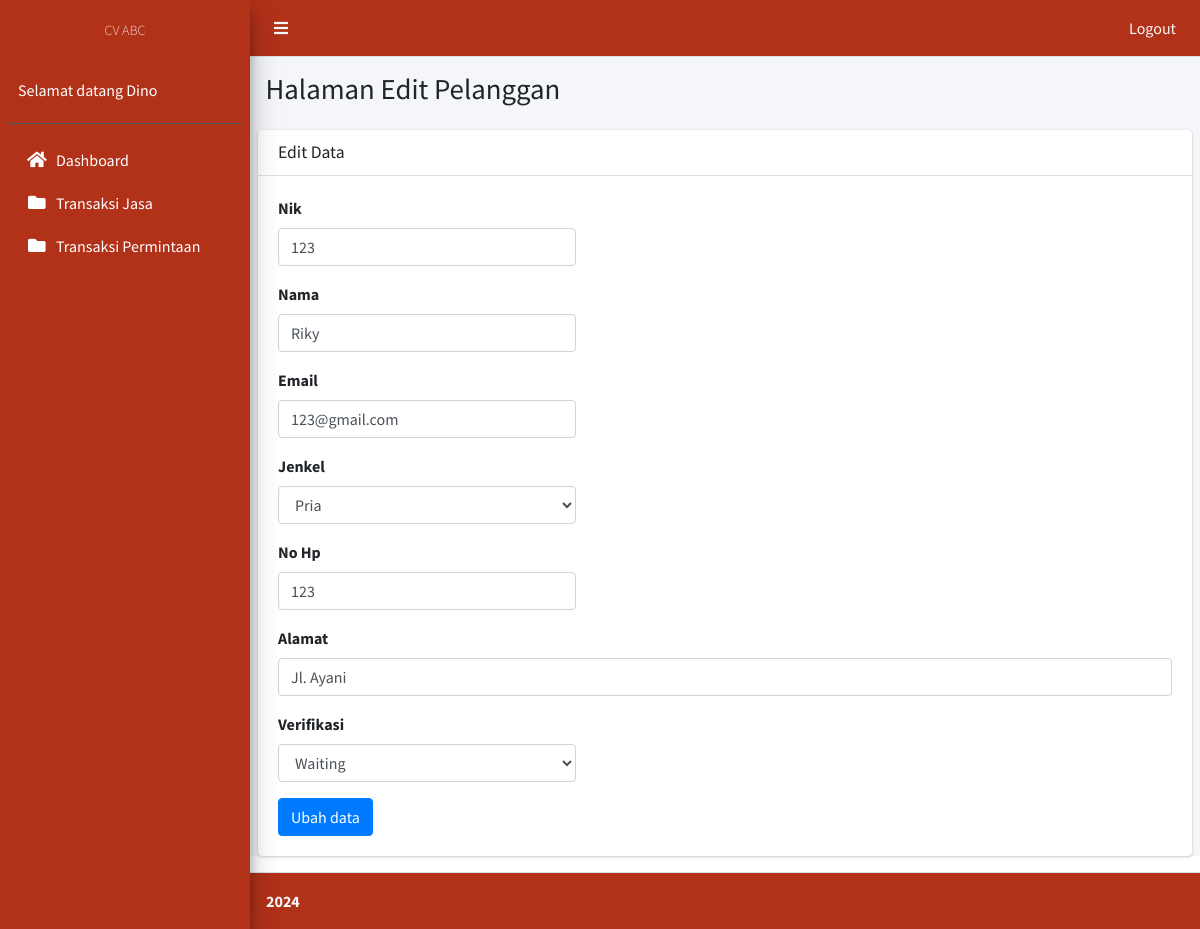
The page /pelanggan-edit.php?id=5 (signed in) on the database its author committed.
### tables this page shows
CREATE TABLE `pelanggan` (
  `id` int(11) NOT NULL,
  `kode` varchar(50) DEFAULT NULL,
  `nik` varchar(150) DEFAULT NULL,
  `nama` varchar(150) DEFAULT NULL,
  `alamat` text DEFAULT NULL,
  `hp` varchar(18) DEFAULT NULL,
  `username` varchar(50) DEFAULT NULL,
  `password` varchar(50) DEFAULT NULL,
  `verifikasi` enum('sudah_verifikasi','waiting','data_tidak_valid') DEFAULT NULL,
  `email` varchar(100) DEFAULT NULL,
  `tgl_daftar` date DEFAULT NULL,
  `jenkel` enum('Pria','Wanita') NOT NULL
);

### pelanggan-edit.php (the view, shortened to what this page needs)
<?php
  include('templates/header.php');
  include('templates/sidebar.php');
?>
  <div class="content-wrapper">
    <section class="content-header">
      <div class="container-fluid">
        <div class="row mb-2">
          <div class="col-sm-6">
            <h1>Halaman Edit Pelanggan</h1>
          </div>
        </div>
      </div>
    </section>
    <section class="content">
      <div class="card">
        <div class="card-header">
          <h3 class="card-title">Edit Data</h3>
        </div>
        <div class="card-body">
          <?php
          include('koneksi.php');
          $id = $_GET['id'];
          $data   = mysqli_query($koneksi, "select * from pelanggan where id = '$id'");
          $row  = mysqli_fetch_assoc($data);
          ?>
          <form action="" method="post" role="form" enctype="multipart/form-data">
            <div class="form-group">
              <label>Nik</label>
              <input type="text" name="nik" required="" class="form-control col-sm-4"  value="<?= $row['nik']; ?>" autofocus="">
            </div>
            <div class="form-group">
              <label>Nama</label>
              <input type="text" name="nama" required="" class="form-control col-sm-4"  value="<?= $row['nama']; ?>" >
            </div>
            <div class="form-group">
              <label>Email</label>
              <input type="email" name="email" required="" class="form-control col-sm-4"  value="<?= $row['email']; ?>" >
            </div>
             <div class="form-group">
              <label>Jenkel</label>
              <select class="form-control  col-sm-4" name="jenkel" required="">
                <option value="Pria" <?= ($row['jenkel'] == 'Pria') ? 'selected' : ''; ?>>Pria</option>
              </select>
            </div>
            <div class="form-group">
              <label>No Hp</label>
              <input type="text" name="hp" required="" class="form-control col-sm-4" value="<?= $row['hp']; ?>"  >
            </div>
            <div class="form-group">
              <label>Alamat</label>
              <input type="text" name="alamat" required="" class="form-control" value="<?= $row['alamat']; ?>" >
            </div>
            <div class="form-group">
              <label>Verifikasi</label>
              <select class="form-control  col-sm-4" name="verifikasi" required="">
                <option value="waiting" <?= ($row['verifikasi'] == 'waiting') ? 'selected' : ''; ?>>Waiting</option>
              </select>
            </div>
            <button type="submit" class="btn btn-primary" name="submit" value="simpan">Ubah data</button>
          </form>
      </div>
    </div>
    </section>
  </div>
  <?php
    include('templates/footer.php');
  ?>

### rows shown on the page
pelanggan: nik "123", nama "Riky", email "123@gmail.com", jenkel "Pria", hp "123", alamat "Jl. Ayani", verifikasi "Waiting"

### other values the page prints
$_SESSION['nama'] "Dino"
